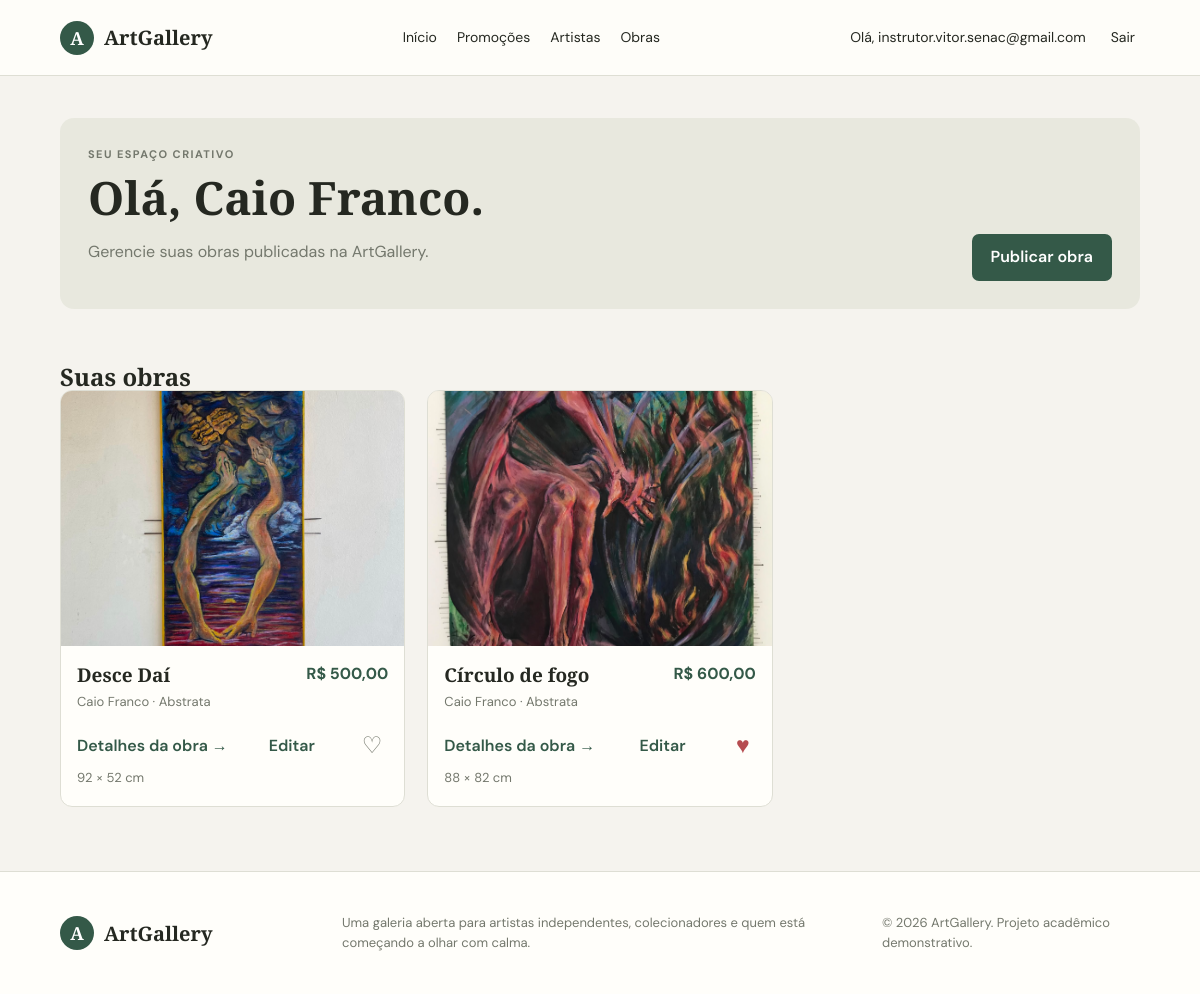
/perfil/ (signed in), run on the app's committed database.
### core/models.py (models this page shows, shortened)
class Profile(models.Model):
    class Role(models.TextChoices):
        CLIENT = "client", "Cliente"
        ARTIST = "artist", "Artista"
    user = models.OneToOneField(
        User, on_delete=models.CASCADE, related_name="profile"
    )
    role = models.CharField(max_length=10, choices=Role.choices)
    name = models.CharField(max_length=120)
    age = models.PositiveSmallIntegerField(
        validators=[MinValueValidator(1), MaxValueValidator(120)]
    )
    city = models.CharField(max_length=100)
    state = models.CharField(max_length=80)
    country = models.CharField(max_length=80, default="Brasil")
    contact = models.CharField(max_length=120)
    education = models.BooleanField(default=False)
    education_place = models.CharField(max_length=160, blank=True)
    styles = models.CharField(max_length=300, blank=True)
    created_at = models.DateTimeField(auto_now_add=True)
    class Meta:
        ordering = ("name",)

class Artwork(models.Model):
    artist = models.ForeignKey(
        Profile, on_delete=models.CASCADE, related_name="artworks"
    )
    title = models.CharField(max_length=160)
    series = models.CharField(max_length=160, blank=True)
    description = models.TextField(blank=True)
    material = models.CharField(max_length=120)
    technique = models.CharField(max_length=100)
    style = models.CharField(max_length=100)
    width = models.PositiveSmallIntegerField(validators=[MinValueValidator(1)])
    height = models.PositiveSmallIntegerField(validators=[MinValueValidator(1)])
    price = models.DecimalField(
        max_digits=10, decimal_places=2, validators=[MinValueValidator(0)]
    )
    promotion = models.BooleanField(default=False)
    promotion_price = models.DecimalField(
        max_digits=10,
        decimal_places=2,
        blank=True,
        null=True,
        validators=[MinValueValidator(0)],
    )
    observations = models.TextField(blank=True)
    image = models.FileField(
        upload_to="artworks/",
        blank=True,
        validators=[
            FileExtensionValidator(allowed_extensions=["jpg", "jpeg", "png", "gif", "webp"])
        ],
    )
    image_url = models.URLField(blank=True)
    created_at = models.DateTimeField(auto_now_add=True)
    class Meta:
        ordering = ("-created_at", "-id")
        constraints = [
            models.CheckConstraint(
                condition=(
                    Q(promotion=False)
                    | Q(promotion_price__isnull=False, promotion_price__lt=models.F("price"))
                ),
                name="promotion_price_below_regular_price",
            )
        ]
    @property
    def display_image(self):
        gallery_image = next(iter(self.images.all()), None)
        if gallery_image:
            return gallery_image.image.url
        if self.image:
            return self.image.url
        return self.image_url or ""

### core/views.py (the view, shortened to what this page needs)
# urls.py: path("perfil/", views.dashboard, name="dashboard"),
@login_required
def dashboard(request):
    profile = _profile_or_redirect(request)
    if not isinstance(profile, Profile):
        return profile
    if profile.role == Profile.Role.ARTIST:
        works = _annotate_likes(
            profile.artworks.select_related("artist").prefetch_related("images"),
            profile,
        )
        return render(
            request, "core/artist_dashboard.html", {"profile": profile, "works": works}
        )

### core/views.py (called while the page is built)
def _profile_or_redirect(request):
    try:
        return request.user.profile
    except Profile.DoesNotExist:
        messages.info(request, "Complete seu perfil para acessar a galeria.")
        return redirect("profile_setup")

def _annotate_likes(works, profile):
    return works.annotate(
        is_liked=Exists(
            ArtworkLike.objects.filter(profile=profile, artwork_id=OuterRef("pk"))
        )
    )

### core/templates/core/artist_dashboard.html (shortened to what this page needs)
{% extends "core/base.html" %}
{% block content %}
<div class="page-wrap">
  <section class="dashboard-heading">
    <div><p class="eyebrow">Seu espaço criativo</p><h1>Olá, {{ profile.name }}.</h1><p>Gerencie suas obras publicadas na ArtGallery.</p></div>
    <a class="button button-primary" href="{% url 'artwork_create' %}">Publicar obra</a>
  </section>
  <section class="home-section">
    <h2>Suas obras</h2>
    <div class="art-grid">
      {% for work in works %}{% include "core/_artwork_card.html" %}{% empty %}
      <div class="empty-state"><h3>Você ainda não publicou obras</h3><p>Compartilhe seu trabalho com quem está procurando arte.</p><a class="button button-outline" href="{% url 'artwork_create' %}">Publicar primeira obra</a></div>{% endfor %}
    </div>
  </section>
</div>
{% endblock %}

### core/templates/core/base.html (shortened to what this page needs)
{% load static %}
<!doctype html>
<html lang="pt-BR">
  <head>
    <link rel="stylesheet" href="{% static 'core/styles.css' %}">
  </head>
  <body>
    <header class="site-header">
      <a class="brand" href="{% url 'home' %}">
        <span class="brand-mark">A</span><span>ArtGallery</span>
      </a>
      <nav class="main-nav" aria-label="Navegação principal">
        <a href="{% url 'home' %}">Início</a>
        <a href="{% url 'promotions' %}">Promoções</a>
        <a href="{% url 'artists' %}">Artistas</a>
        <a href="{% url 'artworks' %}">Obras</a>
      </nav>
      {% if user.is_authenticated %}
      <div class="header-actions">
        <a class="profile-link" href="{% url 'dashboard' %}">Olá, {{ user.email }}</a>
        <form method="post" action="{% url 'logout' %}">
          <button class="link-button" type="submit">Sair</button>
        </form>
      </div>
      {% else %}
      <div class="header-actions">
        <a class="profile-link" href="{% url 'login' %}">Entrar</a>
        <a class="button button-primary button-small" href="{% url 'register' %}">Criar conta</a>
      </div>
      {% endif %}
    </header>
    <main>
      {% block content %}{% endblock %}
    </main>
    <footer class="site-footer">
      <a class="brand" href="{% url 'home' %}"><span class="brand-mark">A</span><span>ArtGallery</span></a>
      <p>Uma galeria aberta para artistas independentes, colecionadores e quem está começando a olhar com calma.</p>
      <small>© {% now "Y" %} ArtGallery. Projeto acadêmico demonstrativo.</small>
    </footer>
  </body>
</html>

### core/templates/core/_artwork_card.html (shortened to what this page needs)
<article class="art-card">
  <a class="art-image-wrap" href="{% url 'artwork_detail' work.pk %}">
    {% if work.display_image %}
      <img class="art-image" src="{{ work.display_image }}" alt="{{ work.title }}" loading="lazy">
    {% else %}
      <div class="image-placeholder" role="img" aria-label="Imagem indisponível">ArtGallery</div>
    {% endif %}
  </a>
  <div class="art-card-body">
    <div class="art-card-top">
      <div>
        <h3><a href="{% url 'artwork_detail' work.pk %}">{{ work.title }}</a></h3>
        <div class="art-artist">{{ work.artist.name }} · {{ work.style }}</div>
      </div>
      <span class="art-price">
        {% if work.promotion and work.promotion_price %}
          <span class="regular-price">R$ {{ work.price|floatformat:2 }}</span>
          <span class="promotion-price">R$ {{ work.promotion_price|floatformat:2 }}</span>
        {% else %}
          R$ {{ work.price|floatformat:2 }}
        {% endif %}
      </span>
    </div>
    <div class="art-card-foot">
      <a class="text-link" href="{% url 'artwork_detail' work.pk %}">Detalhes da obra →</a>
      {% if profile.role == "artist" and work.artist_id == profile.pk %}
      <a class="text-link" href="{% url 'artwork_edit' work.pk %}">Editar</a>
      {% endif %}
      {% if user.is_authenticated %}
      <form method="post" action="{% url 'toggle_like' work.pk %}">
        <button class="like-button{% if work.is_liked %} liked{% endif %}" type="submit" aria-label="{% if work.is_liked %}Descurtir{% else %}Curtir{% endif %} {{ work.title }}">
          {% if work.is_liked %}♥{% else %}♡{% endif %}
        </button>
      </form>
      {% else %}
      <a class="text-link" href="{% url 'login' %}?next={% url 'artwork_detail' work.pk %}">Entre para interagir</a>
      {% endif %}
    </div>
    <span class="artist-meta">{{ work.width }} × {{ work.height }} cm</span>
  </div>
</article>

### core/static/core/styles.css (style rules this page uses)
:root { color-scheme: light; --ink: #252821; --muted: #74786d; --paper: #f5f3ee; --card: #fffefa; --green: #345948; --green-dark: #244334; --line: #deded4; --accent: #bf7858; font-family: "DM Sans", sans-serif; }
* { box-sizing: border-box; }
body { margin: 0; color: var(--ink); background: var(--paper); line-height: 1.55; }
a { color: inherit; }
button, input, select, textarea { font: inherit; }
button, .button { cursor: pointer; }
.site-header { min-height: 76px; display: flex; align-items: center; justify-content: space-between; gap: 26px; padding: 12px max(5vw, 20px); background: rgba(255,254,250,.94); border-bottom: 1px solid var(--line); }
.brand { display: inline-flex; align-items: center; gap: 10px; color: var(--ink); font: 700 20px "Playfair Display", serif; text-decoration: none; white-space: nowrap; }
.brand-mark { width: 34px; height: 34px; display: grid; place-items: center; border-radius: 50%; color: white; background: var(--green); font-size: 18px; }
.main-nav, .header-actions { display: flex; align-items: center; gap: 20px; }
.main-nav a, .profile-link, .link-button { text-decoration: none; font-size: 14px; color: var(--ink); }
.header-actions form { margin: 0; }
.link-button { border: 0; padding: 5px; background: transparent; }
main { min-height: 65vh; animation: page-enter .3s ease-out both; }
.page-wrap { width: min(1180px, 90vw); margin: 0 auto; padding: 42px 0 64px; }
.hero h1, h1, h2 { font-family: "Playfair Display", Georgia, serif; font-weight: 600; line-height: 1.15; }
.eyebrow { margin: 0 0 8px; color: var(--accent); font-size: 11px; font-weight: 700; letter-spacing: .13em; text-transform: uppercase; }
.button { display: inline-flex; align-items: center; justify-content: center; min-height: 42px; padding: 10px 18px; border: 1px solid transparent; border-radius: 7px; text-decoration: none; font-weight: 600; transition: background .18s ease, color .18s ease, transform .18s ease, box-shadow .18s ease; }
.button-primary { color: white; background: var(--green); }
.home-section, .dashboard-section { margin-top: 54px; }
.section-heading, .dashboard-heading { display: flex; align-items: end; justify-content: space-between; gap: 20px; margin-bottom: 20px; }
.section-heading h2, .home-section h2, .dashboard-section h2 { margin: 0; }
.text-link { color: var(--green); font-weight: 600; text-decoration: none; }
.art-grid { display: grid; grid-template-columns: repeat(3, minmax(0, 1fr)); gap: 22px; }
.art-card, .artist-card, .form-panel { overflow: hidden; border: 1px solid var(--line); border-radius: 12px; background: var(--card); transition: transform .2s ease, box-shadow .2s ease, border-color .2s ease; }
.art-image-wrap { position: relative; display: block; height: 255px; overflow: hidden; background: #e8e3d8; }
.art-image { width: 100%; height: 100%; object-fit: cover; transition: transform .3s ease; }
.art-card-body { padding: 16px; }
.art-card-top { display: flex; align-items: flex-start; justify-content: space-between; gap: 12px; }
.art-card h3, .artist-card h3 { margin: 0 0 4px; font: 600 19px "Playfair Display", serif; }
.art-card h3 a { text-decoration: none; }
.art-artist, .artist-meta, .results-count { color: var(--muted); font-size: 13px; }
.art-price { display: flex; flex-direction: column; align-items: flex-end; gap: 2px; color: var(--green); font-weight: 700; white-space: nowrap; }
.art-card-foot { display: flex; justify-content: space-between; align-items: center; margin-top: 15px; }
.art-card-foot form { margin: 0; }
.like-button { border: 0; color: var(--muted); background: transparent; font-size: 23px; }
.like-button.liked { color: #b64c50; }
.page-heading h1, .dashboard-heading h1 { margin: 0 0 10px; font-size: clamp(34px, 4vw, 46px); }
.page-heading p:last-child, .dashboard-heading p { color: var(--muted); }
.dashboard-heading { padding: 28px; border-radius: 14px; background: #e8e8de; }
.site-footer { display: grid; grid-template-columns: 1fr 2fr 1fr; align-items: center; gap: 24px; padding: 28px max(5vw, 20px); border-top: 1px solid var(--line); background: var(--card); }
.site-footer p, .site-footer small { color: var(--muted); font-size: 13px; }

### data on the page
Profile: name "Caio Franco"
Artwork: display_image (picture), title "Desce Daí", artist.name "Caio Franco", style "Abstrata", price "500,00", shows "Editar", width "92", height "52"
Artwork: display_image (picture), title "Círculo de fogo", artist.name "Caio Franco", style "Abstrata", price "600,00", shows "Editar", width "88", height "82"

### other printed values
{{ user.email }} "instrutor.vitor.senac@gmail.com"
